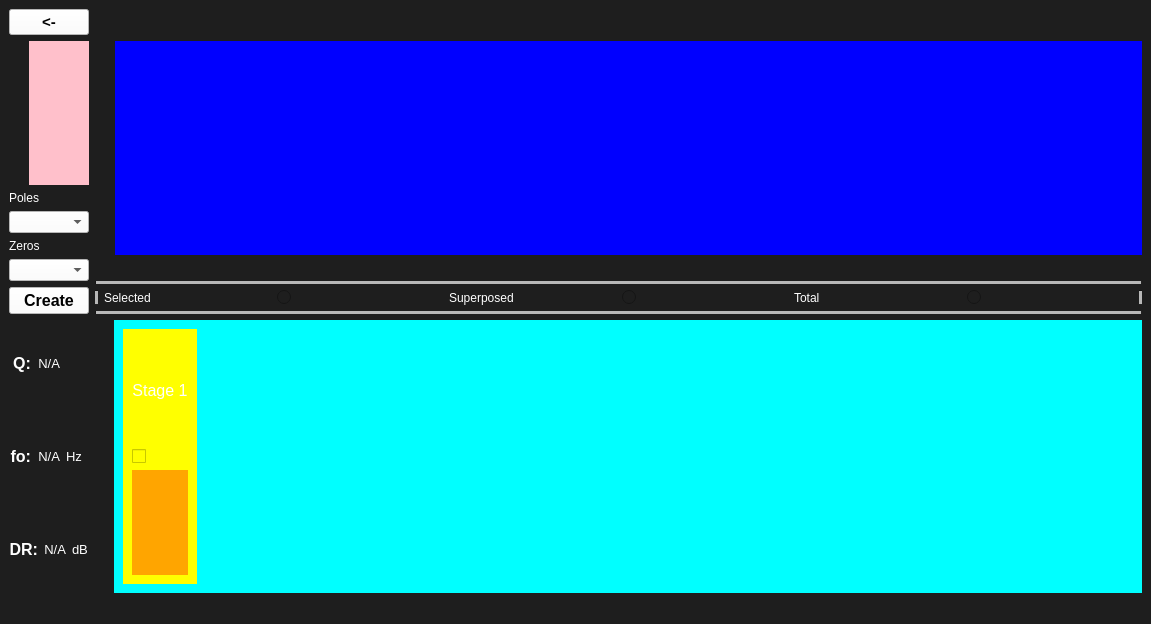
<?xml version="1.0" encoding="UTF-8"?>
<ui version="4.0">
 <class>MainWindow</class>
 <widget class="QMainWindow" name="MainWindow">
  <property name="geometry">
   <rect>
    <x>0</x>
    <y>0</y>
    <width>1151</width>
    <height>624</height>
   </rect>
  </property>
  <property name="windowTitle">
   <string>MainWindow</string>
  </property>
  <property name="styleSheet">
   <string notr="true">background:rgb(30,30,30);
</string>
  </property>
  <widget class="QWidget" name="centralwidget">
   <layout class="QHBoxLayout" name="horizontalLayout">
    <item>
     <layout class="QVBoxLayout" name="verticalLayout">
      <item>
       <layout class="QVBoxLayout" name="verticalLayout_2">
        <item>
         <layout class="QHBoxLayout" name="horizontalLayout_6">
          <item>
           <widget class="QPushButton" name="GoBack_Button">
            <property name="font">
             <font>
              <pointsize>11</pointsize>
              <weight>75</weight>
              <bold>true</bold>
             </font>
            </property>
            <property name="styleSheet">
             <string notr="true">background:white;
</string>
            </property>
            <property name="text">
             <string>&lt;-</string>
            </property>
           </widget>
          </item>
          <item>
           <spacer name="horizontalSpacer_4">
            <property name="orientation">
             <enum>Qt::Horizontal</enum>
            </property>
            <property name="sizeHint" stdset="0">
             <size>
              <width>40</width>
              <height>20</height>
             </size>
            </property>
           </spacer>
          </item>
         </layout>
        </item>
        <item>
         <layout class="QHBoxLayout" name="horizontalLayout_13">
          <item>
           <layout class="QVBoxLayout" name="verticalLayout_11"/>
          </item>
          <item>
           <layout class="QVBoxLayout" name="verticalLayout_6">
            <item>
             <layout class="QHBoxLayout" name="horizontalLayout_14">
              <item>
               <spacer name="verticalSpacer_2">
                <property name="orientation">
                 <enum>Qt::Vertical</enum>
                </property>
                <property name="sizeHint" stdset="0">
                 <size>
                  <width>20</width>
                  <height>40</height>
                 </size>
                </property>
               </spacer>
              </item>
              <item>
               <widget class="QWidget" name="PyZ_Widget" native="true">
                <property name="styleSheet">
                 <string notr="true">background:pink;</string>
                </property>
               </widget>
              </item>
             </layout>
            </item>
            <item>
             <widget class="QLabel" name="label_4">
              <property name="styleSheet">
               <string notr="true">color:white;</string>
              </property>
              <property name="text">
               <string>Poles</string>
              </property>
             </widget>
            </item>
            <item>
             <widget class="QComboBox" name="Poles_box">
              <property name="styleSheet">
               <string notr="true">background:white;</string>
              </property>
             </widget>
            </item>
            <item>
             <widget class="QLabel" name="label_5">
              <property name="styleSheet">
               <string notr="true">color:white;</string>
              </property>
              <property name="text">
               <string>Zeros</string>
              </property>
             </widget>
            </item>
            <item>
             <widget class="QComboBox" name="Zero_Box">
              <property name="styleSheet">
               <string notr="true">background:white;</string>
              </property>
             </widget>
            </item>
            <item>
             <widget class="QPushButton" name="Create_button">
              <property name="font">
               <font>
                <pointsize>12</pointsize>
                <weight>75</weight>
                <bold>true</bold>
               </font>
              </property>
              <property name="styleSheet">
               <string notr="true">background:white;</string>
              </property>
              <property name="text">
               <string>Create</string>
              </property>
             </widget>
            </item>
           </layout>
          </item>
          <item>
           <layout class="QVBoxLayout" name="verticalLayout_9">
            <item>
             <layout class="QHBoxLayout" name="horizontalLayout_10">
              <item>
               <spacer name="verticalSpacer">
                <property name="orientation">
                 <enum>Qt::Vertical</enum>
                </property>
                <property name="sizeHint" stdset="0">
                 <size>
                  <width>20</width>
                  <height>40</height>
                 </size>
                </property>
               </spacer>
              </item>
              <item>
               <layout class="QVBoxLayout" name="verticalLayout_14">
                <item>
                 <widget class="QWidget" name="Design_Graph_Widget" native="true">
                  <property name="styleSheet">
                   <string notr="true">background:blue;</string>
                  </property>
                 </widget>
                </item>
               </layout>
              </item>
             </layout>
            </item>
            <item>
             <spacer name="horizontalSpacer_3">
              <property name="orientation">
               <enum>Qt::Horizontal</enum>
              </property>
              <property name="sizeHint" stdset="0">
               <size>
                <width>40</width>
                <height>20</height>
               </size>
              </property>
             </spacer>
            </item>
            <item>
             <layout class="QVBoxLayout" name="verticalLayout_8">
              <item>
               <widget class="Line" name="line_5">
                <property name="font">
                 <font>
                  <pointsize>12</pointsize>
                  <weight>75</weight>
                  <bold>true</bold>
                 </font>
                </property>
                <property name="styleSheet">
                 <string notr="true">color:white;</string>
                </property>
                <property name="lineWidth">
                 <number>1</number>
                </property>
                <property name="midLineWidth">
                 <number>5</number>
                </property>
                <property name="orientation">
                 <enum>Qt::Horizontal</enum>
                </property>
               </widget>
              </item>
              <item>
               <layout class="QHBoxLayout" name="horizontalLayout_4">
                <item>
                 <widget class="Line" name="line_6">
                  <property name="font">
                   <font>
                    <pointsize>12</pointsize>
                    <weight>75</weight>
                    <bold>true</bold>
                   </font>
                  </property>
                  <property name="styleSheet">
                   <string notr="true">color:white;</string>
                  </property>
                  <property name="lineWidth">
                   <number>1</number>
                  </property>
                  <property name="midLineWidth">
                   <number>5</number>
                  </property>
                  <property name="orientation">
                   <enum>Qt::Vertical</enum>
                  </property>
                 </widget>
                </item>
                <item>
                 <widget class="QLabel" name="label_8">
                  <property name="styleSheet">
                   <string notr="true">color:white;</string>
                  </property>
                  <property name="text">
                   <string>Selected</string>
                  </property>
                 </widget>
                </item>
                <item>
                 <widget class="QRadioButton" name="Select_button_1">
                  <property name="text">
                   <string/>
                  </property>
                 </widget>
                </item>
                <item>
                 <widget class="QLabel" name="label_11">
                  <property name="styleSheet">
                   <string notr="true">color:white;</string>
                  </property>
                  <property name="text">
                   <string>Superposed</string>
                  </property>
                 </widget>
                </item>
                <item>
                 <widget class="QRadioButton" name="Select_button_2">
                  <property name="text">
                   <string/>
                  </property>
                 </widget>
                </item>
                <item>
                 <widget class="QLabel" name="label_12">
                  <property name="styleSheet">
                   <string notr="true">color:white;</string>
                  </property>
                  <property name="text">
                   <string>Total</string>
                  </property>
                 </widget>
                </item>
                <item>
                 <widget class="QRadioButton" name="Select_button_3">
                  <property name="text">
                   <string/>
                  </property>
                 </widget>
                </item>
                <item>
                 <widget class="Line" name="line_7">
                  <property name="font">
                   <font>
                    <pointsize>12</pointsize>
                    <weight>75</weight>
                    <bold>true</bold>
                   </font>
                  </property>
                  <property name="styleSheet">
                   <string notr="true">color:white;</string>
                  </property>
                  <property name="lineWidth">
                   <number>1</number>
                  </property>
                  <property name="midLineWidth">
                   <number>5</number>
                  </property>
                  <property name="orientation">
                   <enum>Qt::Vertical</enum>
                  </property>
                 </widget>
                </item>
               </layout>
              </item>
              <item>
               <widget class="Line" name="line_8">
                <property name="font">
                 <font>
                  <pointsize>12</pointsize>
                  <weight>75</weight>
                  <bold>true</bold>
                 </font>
                </property>
                <property name="styleSheet">
                 <string notr="true">color:white;</string>
                </property>
                <property name="lineWidth">
                 <number>1</number>
                </property>
                <property name="midLineWidth">
                 <number>5</number>
                </property>
                <property name="orientation">
                 <enum>Qt::Horizontal</enum>
                </property>
               </widget>
              </item>
             </layout>
            </item>
           </layout>
          </item>
         </layout>
        </item>
        <item>
         <layout class="QHBoxLayout" name="horizontalLayout_3">
          <item>
           <layout class="QVBoxLayout" name="verticalLayout_10">
            <item>
             <layout class="QHBoxLayout" name="horizontalLayout_5">
              <item>
               <widget class="QLabel" name="label_23">
                <property name="font">
                 <font>
                  <pointsize>12</pointsize>
                  <weight>75</weight>
                  <bold>true</bold>
                 </font>
                </property>
                <property name="styleSheet">
                 <string notr="true">color:white;
</string>
                </property>
                <property name="text">
                 <string>Q:</string>
                </property>
                <property name="alignment">
                 <set>Qt::AlignRight|Qt::AlignTrailing|Qt::AlignVCenter</set>
                </property>
               </widget>
              </item>
              <item>
               <widget class="QLabel" name="Q_valor">
                <property name="font">
                 <font>
                  <pointsize>10</pointsize>
                  <weight>50</weight>
                  <bold>false</bold>
                 </font>
                </property>
                <property name="styleSheet">
                 <string notr="true">color:white;
</string>
                </property>
                <property name="text">
                 <string>N/A</string>
                </property>
                <property name="alignment">
                 <set>Qt::AlignRight|Qt::AlignTrailing|Qt::AlignVCenter</set>
                </property>
               </widget>
              </item>
              <item>
               <widget class="QLabel" name="label_25">
                <property name="font">
                 <font>
                  <pointsize>10</pointsize>
                  <weight>50</weight>
                  <bold>false</bold>
                 </font>
                </property>
                <property name="styleSheet">
                 <string notr="true">color:white;
</string>
                </property>
                <property name="text">
                 <string/>
                </property>
                <property name="alignment">
                 <set>Qt::AlignRight|Qt::AlignTrailing|Qt::AlignVCenter</set>
                </property>
               </widget>
              </item>
             </layout>
            </item>
            <item>
             <layout class="QHBoxLayout" name="horizontalLayout_7">
              <item>
               <widget class="QLabel" name="label_26">
                <property name="font">
                 <font>
                  <pointsize>12</pointsize>
                  <weight>75</weight>
                  <bold>true</bold>
                 </font>
                </property>
                <property name="styleSheet">
                 <string notr="true">color:white;
</string>
                </property>
                <property name="text">
                 <string>fo:</string>
                </property>
                <property name="alignment">
                 <set>Qt::AlignRight|Qt::AlignTrailing|Qt::AlignVCenter</set>
                </property>
               </widget>
              </item>
              <item>
               <widget class="QLabel" name="fo_valor">
                <property name="font">
                 <font>
                  <pointsize>10</pointsize>
                  <weight>50</weight>
                  <bold>false</bold>
                 </font>
                </property>
                <property name="styleSheet">
                 <string notr="true">color:white;
</string>
                </property>
                <property name="text">
                 <string>N/A</string>
                </property>
                <property name="alignment">
                 <set>Qt::AlignRight|Qt::AlignTrailing|Qt::AlignVCenter</set>
                </property>
               </widget>
              </item>
              <item>
               <widget class="QLabel" name="label_28">
                <property name="font">
                 <font>
                  <pointsize>10</pointsize>
                  <weight>50</weight>
                  <bold>false</bold>
                 </font>
                </property>
                <property name="styleSheet">
                 <string notr="true">color:white;
</string>
                </property>
                <property name="text">
                 <string>Hz</string>
                </property>
                <property name="alignment">
                 <set>Qt::AlignLeading|Qt::AlignLeft|Qt::AlignVCenter</set>
                </property>
               </widget>
              </item>
             </layout>
            </item>
            <item>
             <layout class="QHBoxLayout" name="horizontalLayout_8">
              <item>
               <widget class="QLabel" name="label_29">
                <property name="font">
                 <font>
                  <pointsize>12</pointsize>
                  <weight>75</weight>
                  <bold>true</bold>
                 </font>
                </property>
                <property name="styleSheet">
                 <string notr="true">color:white;
</string>
                </property>
                <property name="text">
                 <string>DR:</string>
                </property>
                <property name="alignment">
                 <set>Qt::AlignRight|Qt::AlignTrailing|Qt::AlignVCenter</set>
                </property>
               </widget>
              </item>
              <item>
               <widget class="QLabel" name="DR_valor">
                <property name="font">
                 <font>
                  <pointsize>10</pointsize>
                  <weight>50</weight>
                  <bold>false</bold>
                 </font>
                </property>
                <property name="styleSheet">
                 <string notr="true">color:white;
</string>
                </property>
                <property name="text">
                 <string>N/A</string>
                </property>
                <property name="alignment">
                 <set>Qt::AlignRight|Qt::AlignTrailing|Qt::AlignVCenter</set>
                </property>
               </widget>
              </item>
              <item>
               <widget class="QLabel" name="label_31">
                <property name="font">
                 <font>
                  <pointsize>10</pointsize>
                  <weight>50</weight>
                  <bold>false</bold>
                 </font>
                </property>
                <property name="styleSheet">
                 <string notr="true">color:white;
</string>
                </property>
                <property name="text">
                 <string>dB</string>
                </property>
                <property name="alignment">
                 <set>Qt::AlignLeading|Qt::AlignLeft|Qt::AlignVCenter</set>
                </property>
               </widget>
              </item>
             </layout>
            </item>
           </layout>
          </item>
          <item>
           <layout class="QHBoxLayout" name="horizontalLayout_9">
            <item>
             <spacer name="verticalSpacer_3">
              <property name="orientation">
               <enum>Qt::Vertical</enum>
              </property>
              <property name="sizeHint" stdset="0">
               <size>
                <width>20</width>
                <height>40</height>
               </size>
              </property>
             </spacer>
            </item>
            <item>
             <layout class="QHBoxLayout" name="horizontalLayout_16">
              <item>
               <widget class="QWidget" name="Stages_Widget" native="true">
                <property name="styleSheet">
                 <string notr="true">background:cyan;</string>
                </property>
                <layout class="QHBoxLayout" name="horizontalLayout_29">
                 <item>
                  <layout class="QHBoxLayout" name="horizontalLayout_17">
                   <item>
                    <layout class="QVBoxLayout" name="verticalLayout_12">
                     <item>
                      <widget class="QWidget" name="widget_Stages" native="true">
                       <property name="styleSheet">
                        <string notr="true">background:yellow;</string>
                       </property>
                       <layout class="QHBoxLayout" name="horizontalLayout_27">
                        <item>
                         <layout class="QVBoxLayout" name="verticalLayout_16">
                          <item>
                           <widget class="QLabel" name="label_32">
                            <property name="font">
                             <font>
                              <pointsize>12</pointsize>
                             </font>
                            </property>
                            <property name="styleSheet">
                             <string notr="true">color:white;</string>
                            </property>
                            <property name="text">
                             <string>Stage 1</string>
                            </property>
                            <property name="alignment">
                             <set>Qt::AlignCenter</set>
                            </property>
                           </widget>
                          </item>
                          <item>
                           <widget class="QCheckBox" name="checkBox_4">
                            <property name="text">
                             <string/>
                            </property>
                           </widget>
                          </item>
                          <item>
                           <layout class="QHBoxLayout" name="horizontalLayout_28">
                            <item>
                             <widget class="QWidget" name="widget_4" native="true">
                              <property name="styleSheet">
                               <string notr="true">background:orange;</string>
                              </property>
                             </widget>
                            </item>
                           </layout>
                          </item>
                         </layout>
                        </item>
                       </layout>
                      </widget>
                     </item>
                    </layout>
                   </item>
                   <item>
                    <spacer name="verticalSpacer_5">
                     <property name="orientation">
                      <enum>Qt::Vertical</enum>
                     </property>
                     <property name="sizeHint" stdset="0">
                      <size>
                       <width>20</width>
                       <height>40</height>
                      </size>
                     </property>
                    </spacer>
                   </item>
                   <item>
                    <spacer name="horizontalSpacer">
                     <property name="orientation">
                      <enum>Qt::Horizontal</enum>
                     </property>
                     <property name="sizeHint" stdset="0">
                      <size>
                       <width>40</width>
                       <height>20</height>
                      </size>
                     </property>
                    </spacer>
                   </item>
                  </layout>
                 </item>
                </layout>
               </widget>
              </item>
             </layout>
            </item>
           </layout>
          </item>
         </layout>
        </item>
       </layout>
      </item>
     </layout>
    </item>
   </layout>
  </widget>
  <widget class="QMenuBar" name="menubar">
   <property name="geometry">
    <rect>
     <x>0</x>
     <y>0</y>
     <width>1151</width>
     <height>26</height>
    </rect>
   </property>
  </widget>
  <widget class="QStatusBar" name="statusbar"/>
 </widget>
 <resources/>
 <connections/>
</ui>
